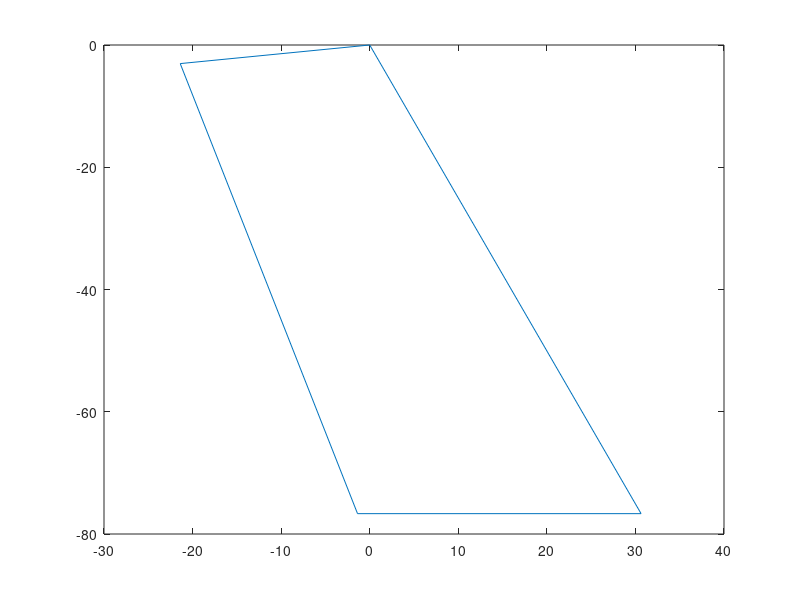

The MATLAB source for this figure:
load("Stair_Ascent_Kinematic_Parameters.mat")

i=1;

while i<300
    plot([A_Pos(i,1), B_Pos(i,1), D_Pos(i,1), C_Pos(i,1), A_Pos(i,1)], [A_Pos(i,2), B_Pos(i,2), D_Pos(i,2), C_Pos(i,2), A_Pos(i,2)] )
    hold on
%     scatter(ICORx(i,1), ICORy(i,1))
%     axis([25 125 500 600])
    i=i+1;
    pause(0.1)
    hold off
end